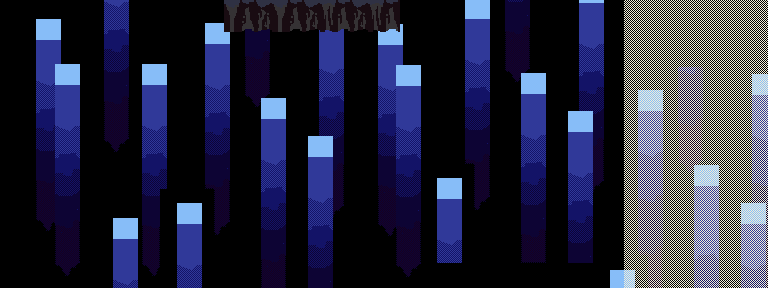

This is a level from a 2D game, rendered from its Tiled map with the project's own tilesets. A one-line summary and the map file follow, with tile-layer data summarised:
An orthogonal 48x18 tile map with 16x16 px tiles, 3 tile layers (floor, void, walls), 3 tilesets, 1 image layer and 16 objects (2x juice_2, 2x 0, 2x 2, grunt, warrior, ...).

<map version="1.5" tiledversion="1.7.2" orientation="orthogonal" renderorder="right-down" width="48" height="18" tilewidth="16" tileheight="16" infinite="0" nextlayerid="20" nextobjectid="28">
 <editorsettings>
  <export target="dungeon.csv" format="csv" />
 </editorsettings>
 <tileset firstgid="1" source="../../objects.tsx" />
 <tileset firstgid="28" source="../../tilesets/cliffs.tsx" />
 <tileset firstgid="76" source="../../tilesets/void.tsx" />
 <imagelayer id="2" name="bg">
  <image source="bg.png" width="768" height="288" />
 </imagelayer>
 <layer id="15" name="floor" width="48" height="18">
  <data>[864 cells, 0 non-empty, 0 distinct tile ids]</data>
 </layer>
 <layer id="5" name="void" width="48" height="18">
  <data>[864 cells, 162 non-empty, 1 distinct tile ids]</data>
 </layer>
 <layer id="4" name="walls" width="48" height="18">
  <data>[864 cells, 22 non-empty, 10 distinct tile ids]</data>
 </layer>
 <objectgroup id="14" name="doors" />
 <objectgroup id="17" name="barriers" />
 <objectgroup id="6" name="entities">
  <object id="3" name="grunt" x="327" y="60">
   <point />
  </object>
  <object id="15" name="warrior" x="378.976" y="184.441">
   <point />
  </object>
  <object id="16" name="hound" x="264.274" y="49.5513">
   <point />
  </object>
 </objectgroup>
 <objectgroup id="18" name="platforms" />
 <objectgroup id="12" name="collectibles">
  <object id="17" name="health_2" gid="7" x="177.606" y="191.276" width="10" height="10" />
  <object id="18" name="health_3" gid="7" x="393.246" y="195.864" width="10" height="10" />
  <object id="19" name="juice_1" gid="8" x="116.344" y="195.407" width="9" height="16" />
  <object id="20" name="juice_2" gid="8" x="428.689" y="199.081" width="9" height="16" />
  <object id="26" name="key_1" gid="10" x="128" y="112" width="16" height="16" />
 </objectgroup>
 <objectgroup id="8" name="entries">
  <object id="4" name="0" x="209.217" y="173.43">
   <point />
  </object>
  <object id="5" name="2" x="30.5399" y="188.359">
   <point />
  </object>
  <object id="12" name="juice_2" x="431.28" y="175.265">
   <point />
  </object>
 </objectgroup>
 <objectgroup id="19" name="triggers" />
 <objectgroup id="16" name="cutscenes">
  <object id="22" name="0" x="32" y="208" width="80" height="48" />
 </objectgroup>
 <objectgroup id="9" name="exits">
  <object id="13" name="1" x="448.8" y="159.43" width="40.3752" height="39.4576" />
  <object id="21" name="2" x="-22.5" y="155.25" width="36" height="63.75" />
 </objectgroup>
 <objectgroup id="7" name="objects">
  <object id="7" name="medium tree" gid="3" x="235.427" y="197.688" width="32" height="32" />
  <object id="8" name="tall tree" gid="6" x="230.581" y="207.782" width="16" height="32" />
 </objectgroup>
</map>
